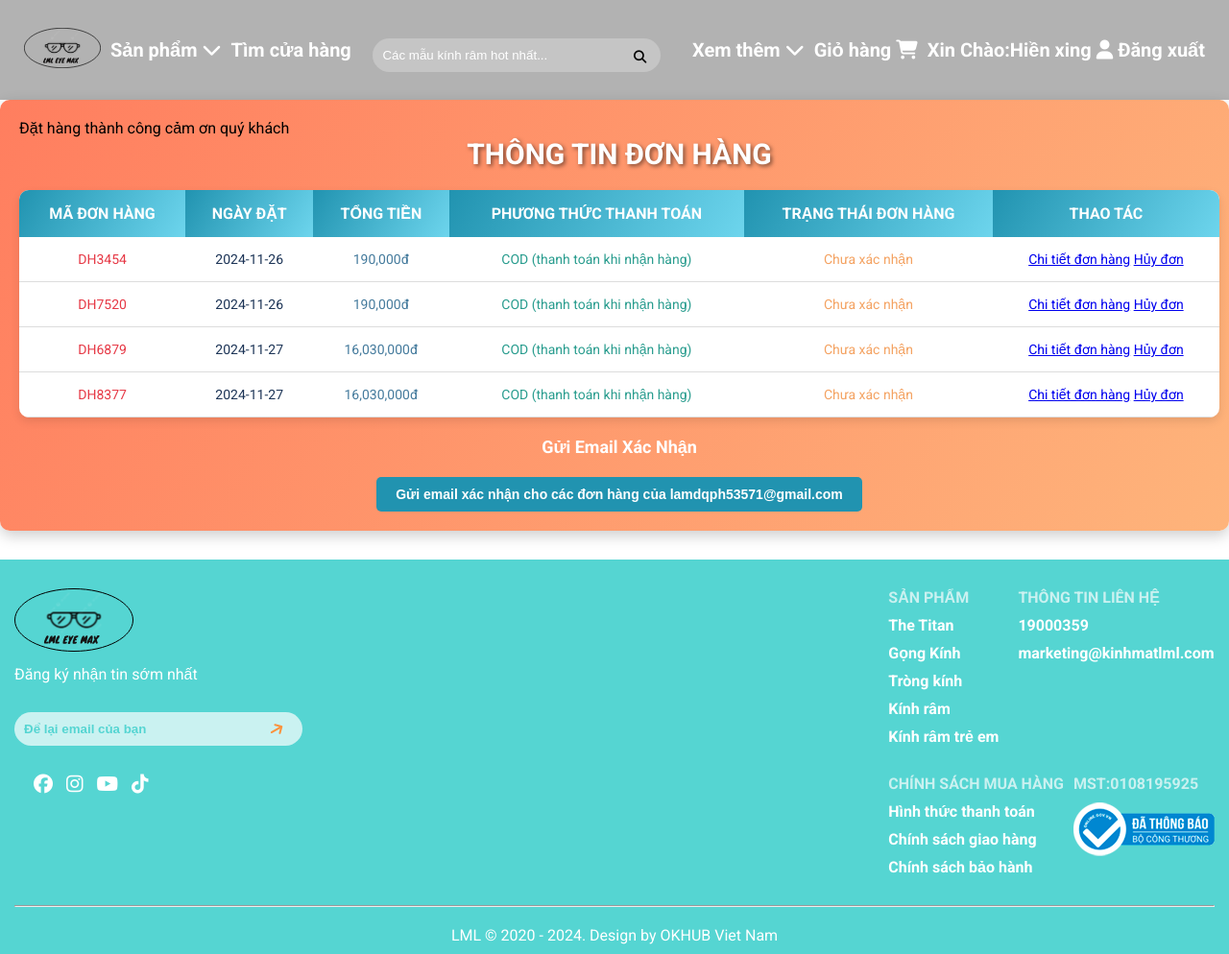
/?act=finish (signed in), run on the app's committed database.
### tables this page shows
CREATE TABLE `don_hangs` (
  `id` int NOT NULL,
  `ma_don_hang` varchar(50) DEFAULT NULL,
  `tai_khoan_id` int NOT NULL,
  `ten_nguoi_nhan` varchar(255) NOT NULL,
  `email_nguoi_nhan` varchar(255) NOT NULL,
  `sdt_nguoi_nhan` varchar(15) NOT NULL,
  `dia_chi_nguoi_nhan` text NOT NULL,
  `ngay_dat` date NOT NULL,
  `tong_tien` decimal(10,2) NOT NULL,
  `ghi_chu` text,
  `phuong_thuc_thanh_toan_id` int NOT NULL DEFAULT '1',
  `trang_thai_id` int NOT NULL DEFAULT '1'
);

### controllers/CartController.php (called while the page is built, shortened)
<?php
class CartController
{
     public $cartModel;
     public function __construct()
     {
          $this->cartModel = new CartModel();
     }
     public function viewFinish()
     {
          $user_product = $_SESSION['ho_ten']['id'];
          $view = $this->cartModel->getOrderDetail($user_product);
          $arrTrangThaiDonHang = $this->cartModel->getTrangThaiDonHang();
          $trangThaiDonHang = array_column($arrTrangThaiDonHang, 'ten_trang_thai', 'id');
          $arrPhuongThucThanhToan = $this->cartModel->getTrangThaiThanhToan();
          $phuongThucThanhToan = array_column($arrPhuongThucThanhToan, 'ten_phuong_thuc', 'id');
          $viewEnds = $this->cartModel->getOrderCartUser($user_product);
          require_once './views/endpay.php';
     }
}

### index.php (called while the page is built, shortened)
<?php
require_once './commons/function.php';
require_once './controllers/CartController.php';
require_once './models/CartModel.php';
$act = $_GET['act'] ?? '/';
match ($act) {
     '/' => (new ClientSanphamController)->allSanPham(),
     'allCategory' => (new ClientSanPhamController)->allCategory(),
     'category' => (new ClientSanPhamController)->allSanPham(),
     'detail' => (new ClientSanPhamController)->getProductDetail(),
     'register' => (new UserController)->register(),
     'postRegis' => (new UserController)->postRegister(),
     'login' => (new UserController)->login(),
     'postlogin' => (new UserController)->postLogin(),
     'logout' => (new UserController)->logout(),
     'comment' => (new ClientSanPhamController)->comment(),
     'them-gio-hang' => (new CartController)->createCart(),
     'view-cart' => (new CartController)->viewCart(),
     'pay' => (new CartController)->viewPay(),
     'dat-hang' => (new CartController)->postOrder(),
     'deleteSelectedProducts' => (new CartController)->deleteItem(),
     'updateQuantity' => (new CartController())->updateQuantity(),
     'finish' => (new CartController())->viewFinish(),
     'view-info' => (new UserController)->viewInfo(),
     'update-pass' => (new UserController)->checkPass(),
     'search' => (new ClientSanPhamController)->searchProduct(),
     'edit-info' => (new UserController)->editUser(),
     'update-info' => (new UserController)->updateUser(),
     'send-mail' => (new CartController)->sendMail(),
     'huy-don-hang' => (new CartController())->huyDonHang(),
     'chi-tiet-mua-hang' => (new CartController)->chiTietMuaHang()
}
     ?>

### commons/function.php (called while the page is built, shortened)
<?php
function connectDB()
{
    $host = DB_HOST;
    $port = DB_PORT;
    $dbname = DB_NAME;
    try {
        $conn = new PDO("mysql:host=$host;port=$port;dbname=$dbname", DB_USERNAME, DB_PASSWORD);
        $conn->setAttribute(PDO::ATTR_ERRMODE, PDO::ERRMODE_EXCEPTION);
        $conn->setAttribute(PDO::ATTR_DEFAULT_FETCH_MODE, PDO::FETCH_ASSOC);
        return $conn;
    } catch (PDOException $e) {
        echo ("Connection failed: " . $e->getMessage());
    }
}

### models/CartModel.php (called while the page is built, shortened)
<?php
class CartModel
{
     public $conn;
     public function __construct()
     {
          $this->conn = connectDB();
     }
     public function getOrderDetail($tai_khoan_id)
     {
          $sql = "SELECT chi_tiet_don_hangs.*,don_hangs.ten_nguoi_nhan,don_hangs.email_nguoi_nhan,don_hangs.sdt_nguoi_nhan,don_hangs.dia_chi_nguoi_nhan,don_hangs.ngay_dat,san_phams.ten_san_pham,san_phams.hinh_anh FROM chi_tiet_don_hangs INNER JOIN don_hangs ON chi_tiet_don_hangs.don_hang_id=don_hangs.id INNER JOIN san_phams ON chi_tiet_don_hangs.san_pham_id=san_phams.id WHERE tai_khoan_id = :tai_khoan_id";
          $stmt = $this->conn->prepare($sql);
          $stmt->execute([
               ':tai_khoan_id' => $tai_khoan_id
          ]);
          return $stmt->fetchAll(PDO::FETCH_ASSOC);
     }
     public function getOrderCartUser($user_product)
     {
          $sql = "SELECT * FROM don_hangs WHERE tai_khoan_id=:tai_khoan_id";
          $stmt = $this->conn->prepare($sql);
          $stmt->execute([
               ':tai_khoan_id' => $user_product
          ]);
          return $stmt->fetchAll(PDO::FETCH_ASSOC);
     }
     public function getTrangThaiDonHang()
     {
          $sql = "SELECT * FROM trang_thai_don_hangs";
          $stmt = $this->conn->prepare($sql);
          $stmt->execute();
          return $stmt->fetchAll(PDO::FETCH_ASSOC);
     }
     public function getTrangThaiThanhToan()
     {
          $sql = "SELECT * FROM phuong_thuc_thanh_toans";
          $stmt = $this->conn->prepare($sql);
          $stmt->execute();
          return $stmt->fetchAll(PDO::FETCH_ASSOC);
     }
}
?>

### views/endpay.php (the view, shortened to what this page needs)
<!DOCTYPE html>
<html lang="en">
<head>
     <link rel="stylesheet" href="./public/css/end.css" />
     <link rel="stylesheet" href="https://cdnjs.cloudflare.com/ajax/libs/font-awesome/6.6.0/css/all.min.css"
 />
</head>
<body>
     <section class="wrapper">
          <header id="header">
               <div class="container">
                    <div class="header-main">
                         <div class="header-left">
                              <a href="<?= BASE_URL ?>"> <img src="./public/img/ảnh logo.svg" alt="" /></a>
                              <ul class="header-nav">
                                   <li>
                                        <a href="#">Sản phẩm
                                             <span><i class="fa-solid fa-chevron-down"></i></span>
                                        </a>
                                   </li>
                                   <li><a href="#">Tìm cửa hàng</a></li>
                              </ul>
                         </div>
                         <div class="header-center">
                              <form action="<?= BASE_URL . '?act=search' ?>" method="post">
                                   <input type="text" name="name" placeholder="Các mẫu kính râm hot nhất..." />
                                   <div class="center-icon">
                                        <button type="submit" name="timkiem"> <i
                                                  class="fa-solid fa-magnifying-glass"></i></button>
                                   </div>
                              </form>
                         </div>
                         <div class="header-right">
                              <ul class="header-nav">
                                   <li><a href="#">Xem thêm
                                             <span><i class="fa-solid fa-chevron-down"></i></span>
                                        </a></li>
                                   <li><a
                                             href="<?= isset($_SESSION['ho_ten']['ho_ten']) ? BASE_URL . '?act=view-cart' : '' ?>">
                                             Giỏ hàng
                                             <span> <i class="fa-solid fa-cart-shopping"></i></span>
                                        </a></li>
                                   <?php if (isset($_SESSION['ho_ten'])): ?>
                                        <li><a href="<?= BASE_URL . '?act=view-info' ?>">Xin
                                                  Chào:<?= $_SESSION['ho_ten']['ho_ten'] ?>
                                                  <span><i class="fa-solid fa-user"></i></i></span>
                                                  <a href="<?= BASE_URL . '?act=logout' ?>">Đăng xuất</a>
                                             </a></li>
                                   <?php else: ?>
                                        <li><a href="<?= BASE_URL . '?act=register' ?>">Tài khoản
                                                  <span><i class="fa-solid fa-user"></i></i></span>
                                             </a></li>
                                   <?php endif; ?>
                              </ul>
                         </div>
                    </div>
               </div>
          </header>
     </section>
     <section class="order">
          <marquee behavior="">Đặt hàng thành công cảm ơn quý khách</marquee>
          <div class="container">
               <h2>Thông tin đơn hàng</h2>
               <table>
                    <thead>
                         <tr>
                              <th>Mã đơn hàng</th>
                              <th>Ngày đặt</th>
                              <th>Tổng tiền</th>
                              <th>Phương thức thanh toán</th>
                              <th>Trạng thái đơn hàng</th>
                              <th>Thao tác</th>
                         </tr>
                    </thead>
                    <tbody>
                         <?php foreach ($viewEnds as $end): ?>
                              <tr>
                                   <td><?= $end['ma_don_hang'] ?></td>
                                   <td><?= $end['ngay_dat'] ?></td>
                                   <td><?= number_format($end['tong_tien']) ?>đ</td>
                                   <td><?= $phuongThucThanhToan[$end['phuong_thuc_thanh_toan_id']] ?></td>
                                   <td><?= $trangThaiDonHang[$end['trang_thai_id']] ?></td>
                                   <td>
                                        <a href="<?= BASE_URL . '?act=chi-tiet-mua-hang&id=' . $end['id'] ?>">Chi tiết đơn
                                             hàng</a>
                                        <?php if ($end['trang_thai_id'] == 1): ?>
                                             <a href="<?= BASE_URL . '?act=huy-don-hang&id=' . $end['id'] ?>"
                                                  onclick="return confirm('bạn muốn hủy đơn không')">Hủy đơn</a>
                                        <?php endif; ?>
                                   </td>
                              </tr>
                         <?php endforeach; ?>
                    </tbody>
               </table>
               <h5>Gửi Email Xác Nhận</h5>
               <?php
               $ordersGroupedByEmail = [];
               foreach ($view as $order) {
                    $ordersGroupedByEmail[$order['email_nguoi_nhan']][] = $order;
               }
               foreach ($ordersGroupedByEmail as $email => $orders): ?>
                    <form action="<?= BASE_URL . '?act=send-mail' ?>" method="post">
                         <button>Gửi email xác nhận cho các đơn hàng của <?= $email ?></button>
                    </form>
               <?php endforeach; ?>
          </div>
     </section>
     <footer class="footer">
          <div class="container">
               <div class="footer-block">
                    <div class="footer-left">
                         <img src="./public/img/ảnh logo.svg" alt="" />
                         <p>Đăng ký nhận tin sớm nhất</p>
                         <div class="footer-input">
                              <input type="text" placeholder="Để lại email của bạn" />
                              <span><i class="fa-solid fa-arrow-right"></i></span>
                         </div>
                         <div class="footer-icon">
                              <i class="fa-brands fa-facebook"></i>
                              <i class="fa-brands fa-instagram"></i>
                              <i class="fa-brands fa-youtube"></i>
                              <i class="fa-brands fa-tiktok"></i>
                         </div>
                    </div>
                    <div class="footer-right">
                         <div class="footer-right-blogs">
                              <div class="footer-category">
                                   <h4>SẢN PHẨM</h4>
                                   <ul>
                                        <li>The Titan</li>
                                        <li>Gọng Kính</li>
                                        <li>Tròng kính</li>
                                        <li>Kính râm</li>
                                        <li>Kính râm trẻ em</li>
                                   </ul>
                              </div>
                              <div class="footer-contact">
                                   <h4>THÔNG TIN LIÊN HỆ</h4>
                                   <ul>
                                        <li>19000359</li>
                                        <li>marketing@kinhmatlml.com</li>
                                   </ul>
                              </div>
                         </div>
                         <div class="footer-right-policy">
                              <div class="footer-plc-text">
                                   <h4>CHÍNH SÁCH MUA HÀNG</h4>
                                   <ul>
                                        <li>Hình thức thanh toán</li>
                                        <li>Chính sách giao hàng</li>
                                        <li>Chính sách bảo hành</li>
                                   </ul>
                              </div>
                              <div class="footer-ply-lg">
                                   <h4>MST:0108195925</h4>
                                   <img src="./public/img/logo-bct_60fd99791e9948649b8a8a8f6bc64827.png" alt="" />
                              </div>
                         </div>
                    </div>
               </div>
               <div class="footer-brand">
                    <hr />
                    <p>LML © 2020 - 2024. Design by OKHUB Viet Nam</p>
               </div>
          </div>
     </footer>
</body>
</html>

### data on the page
don_hangs: ma_don_hang "DH3454", ngay_dat "2024-11-26", tong_tien "190,000", phuong_thuc_thanh_toan "COD (thanh toán khi nhận hàng)", trang_thai "Chưa xác nhận"
don_hangs: ma_don_hang "DH7520", ngay_dat "2024-11-26", tong_tien "190,000", phuong_thuc_thanh_toan "COD (thanh toán khi nhận hàng)", trang_thai "Chưa xác nhận"
don_hangs: ma_don_hang "DH6879", ngay_dat "2024-11-27", tong_tien "16,030,000", phuong_thuc_thanh_toan "COD (thanh toán khi nhận hàng)", trang_thai "Chưa xác nhận"
don_hangs: ma_don_hang "DH8377", ngay_dat "2024-11-27", tong_tien "16,030,000", phuong_thuc_thanh_toan "COD (thanh toán khi nhận hàng)", trang_thai "Chưa xác nhận"

### other printed values
$_SESSION['ho_ten']['ho_ten'] "Hiền xing"
$email "lamdqph53571@gmail.com"
